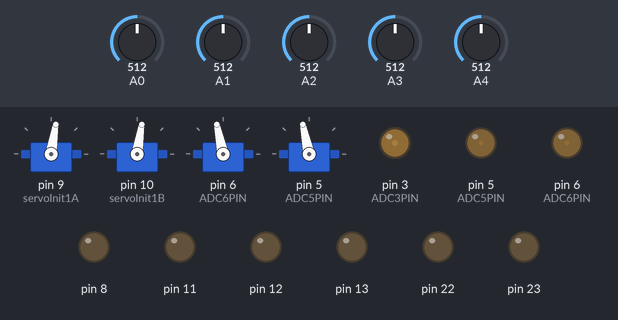
This sketch was run on a simulated Arduino Uno, built with avr-gcc and run on an emulated ATmega328P. Shown: 4 × servo, output pins drawn as LEDs (lit = HIGH). The test bench sets the inputs (shaded band); at power-on: A0 = 512, A1 = 512, A2 = 512, A3 = 512, A4 = 512. Servo pulses on a pin are drawn as a servo (544–2400 µs = 0–180°); pins used as bus, display or sensor lines are not drawn.

Above: at 0.9 s.
1.0 s: A0 set to 716
At 1.4 s:
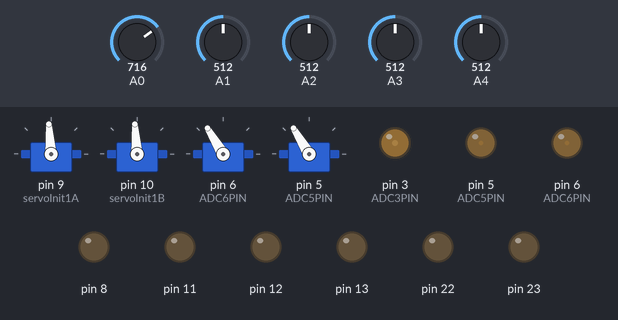
2.6 s: A0 set to 992
At 3.8 s:
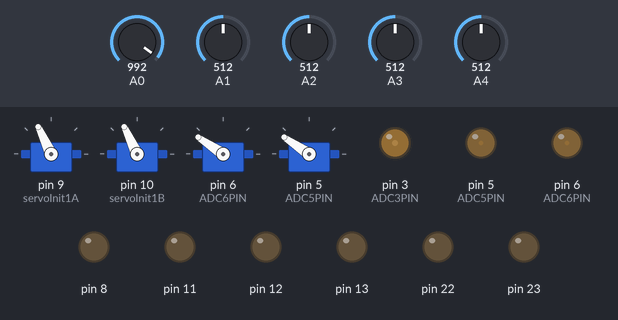
4.2 s: A0 set to 306
At 5.0 s:
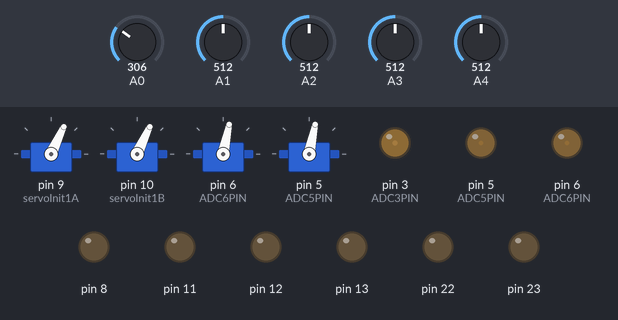
5.8 s: A0 set to 30
At 6.2 s:
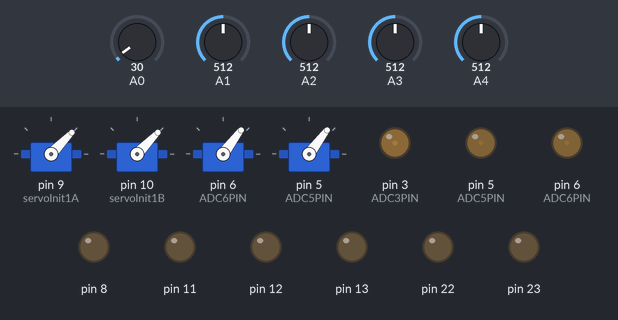
Timing chart, 0 to 8.4 s (numbered marks = the images above; inputs shaded):
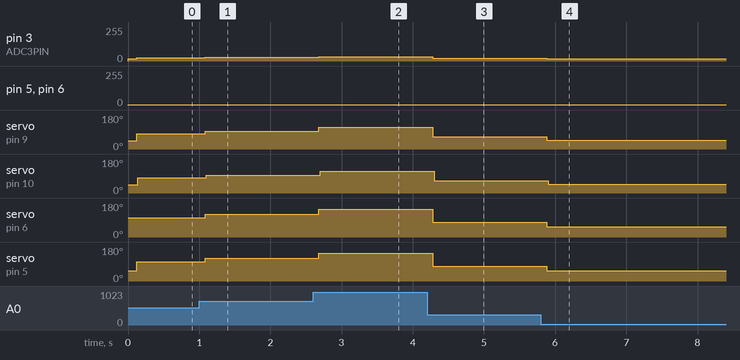

Measured:
- after the input at 1.0 s, pin 3 (ADC3PIN): 24/255 → 27/255 after 0.08 s; servo on pin 9 (servoInit1A): 81° → 94° after 0.08 s; servo on pin 10 (servoInit1B): 81° → 94° after 0.10 s; servo on pin 6 (ADC6PIN), servo on pin 5 (ADC5PIN): 102° → 121° after 0.08 s
- after the input at 2.6 s, pin 3 (ADC3PIN): 27/255 → 31/255 after 0.08 s; servo on pin 9 (servoInit1A): 94° → 115° after 0.08 s; servo on pin 10 (servoInit1B): 94° → 115° after 0.10 s; servo on pin 6 (ADC6PIN), servo on pin 5 (ADC5PIN): 121° → 146° after 0.08 s
- after the input at 4.2 s, pin 3 (ADC3PIN): 31/255 → 20/255 after 0.08 s; servo on pin 9 (servoInit1A): 115° → 65° after 0.08 s; servo on pin 10 (servoInit1B): 115° → 65° after 0.10 s; servo on pin 6 (ADC6PIN), servo on pin 5 (ADC5PIN): 146° → 78° after 0.08 s
- after the input at 5.8 s, pin 3 (ADC3PIN): 20/255 → 16/255 after 0.08 s; servo on pin 9 (servoInit1A): 65° → 46° after 0.08 s; servo on pin 10 (servoInit1B): 65° → 46° after 0.10 s; servo on pin 6 (ADC6PIN), servo on pin 5 (ADC5PIN): 78° → 53° after 0.08 s

The sketch:

testing_adc.ino
```cpp
#include <avr/interrupt.h>
#include <util/delay.h>
#include <stdio.h>

#define F_CPU 16000000UL
#define PWM_TOP (39999u)
#define SERVO_MIN (1999u)
#define SERVO_MAX (4999u)
volatile static uint8_t g_update_pwm2B_ready = 0;
volatile static uint8_t g_update_pwm0A_ready = 0;
volatile static uint8_t g_update_pwm0B_ready = 0;
volatile static uint8_t g_update_pwm1A_ready = 0;
volatile static uint8_t g_update_pwm1B_ready = 0;

//servo initiation for OC1A
void servoInit1A(void){
	//set pin high as its connected to OC1A
	DDRB |= (1<<DDB1);

	//interrupt enable for OC1A and overflow
	TIMSK1 |= (1<<TOIE1) | (1<<OCIE1A);

	//set top value
	ICR1H = (PWM_TOP & 0xFF00)>>8;
	ICR1L = (PWM_TOP & 0x00FF);

	//set top value to 50Hz
	OCR1AH = (SERVO_MIN & 0xFF00)>>8;
	OCR1AL = (SERVO_MIN & 0x00FF);

	//Set mode=14 enable OC1B pre-scaler 8
	TCCR1A |= (1<<WGM11) | (0<<WGM10) | (1<<COM1A1) | (0<<COM1A0);
	//enable timer starting
	TCCR1B |= (1<<WGM13) | (1<<WGM12) | (0<<CS12) | (1<<CS11) | (0<<CS10);

}

//servo initiation for OC1B
void servoInit1B(void){
	//set pin high as its connected to OC1B
	DDRB |= (1<<DDB2);

	//interrupt enable for OC1B and overflow
	TIMSK1 |= (1<<TOIE1) | (1<<OCIE1B);

	//set top value
	ICR1H = (PWM_TOP & 0xFF00)>>8;
	ICR1L = (PWM_TOP & 0x00FF);

	//set top value to 50Hz
	OCR1BH = (SERVO_MIN & 0xFF00)>>8;
	OCR1BL = (SERVO_MIN & 0x00FF);

	//Set mode=14 enable OC1A and OC1B pre-scaler 8
	TCCR1A |= (1<<WGM11) | (0<<WGM10) | (1<<COM1B1) | (0<<COM1B0);
	//enable timer starting
	TCCR1B |= (1<<WGM13) | (1<<WGM12) | (0<<CS12) | (1<<CS11) | (0<<CS10);

}

void servoInit0A(void){
	//PD6 or D6
	DDRD |= (1<<6);
	//fast PWM TOP = OCR0A
	TCCR0A |= (1<<COM0A1) | (0<<COM0A0) | (1<<WGM01) | (1<<WGM00);
	//set clock to 128 pre-scaler
	TCCR0B |= (0<<WGM02) | (1<<CS02) | (0<<CS01) | (1<<CS00);
	//interrupt mask for ocie0a and overflow vector
	TIMSK0 |= (1<<OCIE0A) | (1<<TOIE0);

}

void servoInit0B(void){
	//PD6 or D6
	DDRD |= (1<<5);
	TIMSK0 |= (1<<OCIE0B) | (1<<TOIE0);
	//fast PWM TOP = OCR0B
	TCCR0A |= (1<<COM0B1) | (0<<COM0B0) | (1<<WGM01) | (1<<WGM00);
	//set clock to 128 pre-scaler	come back and change precaler to 1024
	TCCR0B |= (0<<WGM02) | (1<<CS02) | (0<<CS01) | (1<<CS00);
	//interrupt mask for ocie0b and overflow vector
}

void servoInit2B(){
	DDRD |= (1<<3);
	//fast pem and top=ocra2B
	TCCR2A |= (1<<COM2B1) | (0<<COM2B0) | (1<<WGM21) | (1<<WGM20);
	TCCR2B |= (0<<WGM22) | (1<<CS22) | (0<<CS21) | (1<<CS20);
	TIMSK2 |= (1<<OCIE2B) | (1<<TOIE2);
}


void updatePWM2B(uint16_t i){
	g_update_pwm2B_ready = 1;
	while(g_update_pwm2B_ready != 0);
	OCR2B = (i & 0xFF);
}

void updatePWM0A(uint16_t i){
	g_update_pwm0A_ready =1;
	while(g_update_pwm0A_ready != 0);
	OCR0A = (i & 0xFF);
}

void updatePWM0B(uint16_t i){
	g_update_pwm0B_ready =1;
	while(g_update_pwm0B_ready != 0);
	OCR0B = (i & 0xFF);
}

//updates the PWM OC1A for position
void updatePWM1A(uint16_t i){
	g_update_pwm1A_ready = 1;
	while(g_update_pwm1A_ready != 0);
	OCR1AH = (i & 0xFF00)>>8;
	OCR1AL = (i & 0x00FF);
}

//updates the PWM OC1B for position
void updatePWM1B(uint16_t i){
	g_update_pwm1B_ready = 1;
	while(g_update_pwm1B_ready != 0);
	OCR1BH = (i & 0xFF00)>>8;
	OCR1BL = (i & 0x00FF);
}


void servoSet2B(uint16_t deg, uint16_t maxDeg){
		deg=deg;
		deg=(deg*32/180)+16;
		updatePWM2B(deg);
}


void servoSet0A(uint16_t deg, uint16_t maxDeg){
	deg=deg;
	deg=(deg*32/180)+16;
	//double dutyCycle = deg/1000;
	//OCR0A=angle;
	updatePWM0A(deg);
}

void servoSet0B(uint16_t deg, uint16_t maxDeg){
	deg=deg;
	deg=(deg*32/180)+16;
	//double dutyCycle = deg/1000;
	//OCR0A=angle;
	updatePWM0B(deg);
}


//takes a value and sets it to 0-180
void servoSet1A(uint16_t deg, uint16_t maxDeg){
	float set = (float)deg/(float)maxDeg;
	set=(((float)SERVO_MAX-(float)SERVO_MIN)*set)+(float)SERVO_MIN;
	updatePWM1A((uint16_t)set);
}

//takes a value and sets it to 0-180
void servoSet1B(uint16_t deg, uint16_t maxDeg){
	float set = (float)deg/(float)maxDeg;
	set=(((float)SERVO_MAX-(float)SERVO_MIN)*set)+(float)SERVO_MIN;
	updatePWM1B((uint16_t)set);
}

ISR(TIMER2_COMPB_vect){

}
ISR(TIMER2_OVF_vect){
	g_update_pwm2B_ready = 0;
}

ISR(TIMER1_COMPA_vect){
}
ISR(TIMER1_COMPB_vect){
}
ISR(TIMER1_OVF_vect){
	g_update_pwm1A_ready = 0;
	g_update_pwm1B_ready = 0;
}
ISR(TIMER0_COMPA_vect){

}
ISR(TIMER0_COMPB_vect){

}
ISR(TIMER0_OVF_vect){
	g_update_pwm0A_ready = 0;
	g_update_pwm0B_ready = 0;
}

void adcInit();
void adcPinEnable(uint8_t pin);
void adcPinDisable(uint8_t pin);
void adcPinSelect(uint8_t pin);
uint16_t adcConversion(void);

#define ADC_VOLT(x) ((float)x +0.5)/1024.0 * 5.0;//get voltage of input


enum{
	ADC0PIN,
	ADC1PIN,
	ADC2PIN,
	ADC3PIN,
	ADC4PIN,
	ADC5PIN,
	ADC6PIN,
	ADC7PIN,
	ADC1V1 = 14,
	ADCGND
	};


//1 for ready, 0 for busy
volatile static uint8_t g_ADCConDone=1;

//ADC initiation
void adcInit()
{
	//AVcc with external capacitor at AREF pin

	//enable AVcc with external capacitor at AREF pin
	ADMUX = 0x40;
	ADCSRA = 0x9F;
	//int stuff = 0;
}

//enable ADC to chosen pin by disabling digital
void adcPinEnable(uint8_t pin)
{
	DIDR0 |= (1<<pin);
}
//disable ADC to chosen pin by enable digital
void adcPinDisable(uint8_t pin)
{
	DIDR0 &= ~(1<<pin);
}
void adcPinSelect(uint8_t pin)
{
	//clear lower 4 bits while keeping settings
	ADMUX &= 0xF0;
	ADMUX |= pin;
}
//ADC conversion complete
ISR(ADC_vect)
{
	g_ADCConDone = 1;
}

//ADC conversion
uint16_t adcConversion(void)
{
	uint32_t tempH=0; //temporary vars for conversion
	uint32_t tempL=0;

	//currently converting
	g_ADCConDone=0;
	//start conversion
	ADCSRA |= (1<<ADSC);
	//wait for conversion to complete
	while(g_ADCConDone == 0);

	//read adcl and shift over to read adch
	tempL = ADCL;
	tempH = ADCH;

	return(tempH<<8|tempL);
}

int main()
{
	uint16_t  servo_volts[5]={};
	DDRB = 0xFF;
	DDRC = 0x00;//C0-4 enabled as input
	adcInit();
	servoInit2B();
	servoInit1A();
	servoInit1B();
	servoInit0A();
	servoInit0B();
	servoInit0A();

	sei();
	servoSet2B(0, 180);
	servoSet1A(0, 180);
	servoSet1B(0, 180);
	servoSet0A(0, 180);
	servoSet0B(0, 180);
	while (1)
	{
		for (int i = 0; i<=4; i++)//loop through each ADC input and place it into its respective servo signal
		{
			adcPinEnable(i);
			adcPinSelect(i);
			uint16_t tempV = adcConversion();
      float volts = (((float)tempV)/1024.0) *5.0;
			volts = volts / (5.0/90.0); 		//will convert the voltage and rotation into a angle
			servo_volts[i]=volts;
			adcPinDisable(i);
		}

		servoSet0A(servo_volts[0], 180);//THUMB
		servoSet0B(servo_volts[0], 180);//POINTer
		servoSet1A(servo_volts[0], 180);//MIDDLE
		servoSet1B(servo_volts[0], 180);//RING
		servoSet2B(servo_volts[0], 180);//PINKY

	}
}
```
